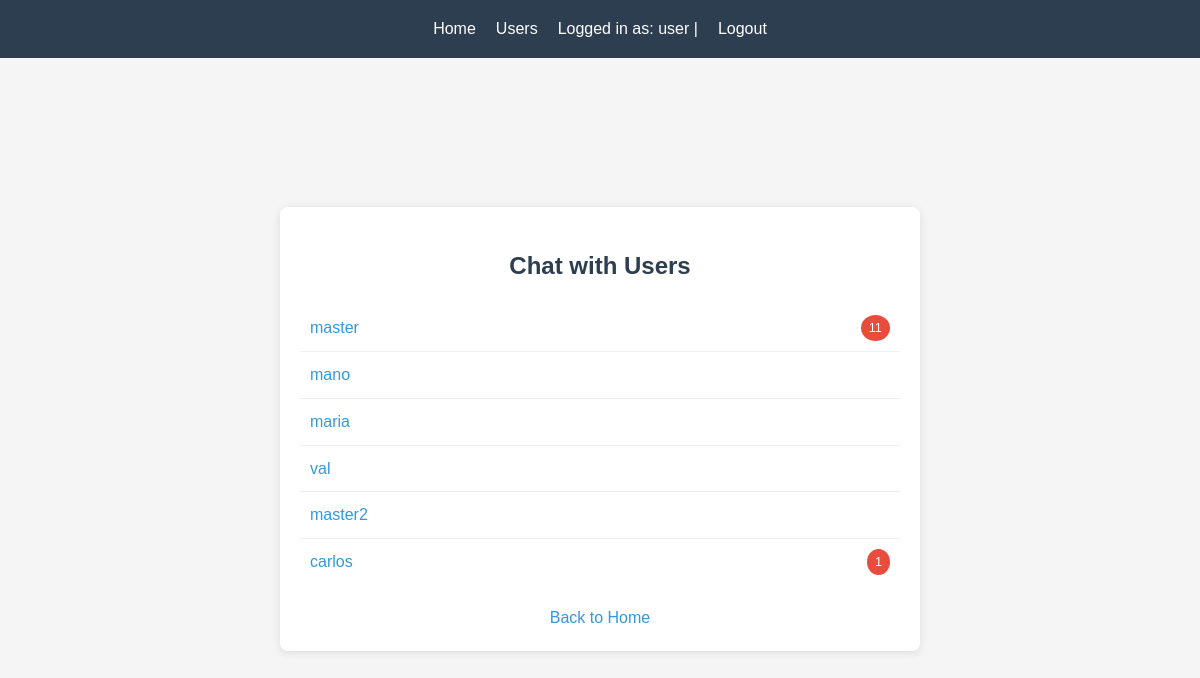
Screenshot of /users (signed in) with the database file from the repository.
### model.py (models this page shows, shortened)
class User(db.Model):
    id = db.Column(db.Integer, primary_key=True)
    username = db.Column(db.String(80), unique=True, nullable=False)
    email = db.Column(db.String(120), unique=True, nullable=False)
    password_hash = db.Column(db.String(128), nullable=False)
    created_at = db.Column(db.DateTime, default=datetime.utcnow)
    failed_login_attempts = db.Column(db.Integer, default=0)
    last_failed_login = db.Column(db.DateTime, nullable=True)
    is_locked = db.Column(db.Boolean, default=False)

### main.py (the view)
@app.route("/users")
def users():
    if not session.get("user_id"):
        return redirect(url_for("login"))
    try:
        current_user_id = int(session.get("user_id"))
        users_list = User.query.filter(User.id != current_user_id).all()
        unread_counts = {}
        for user in users_list:
            count = DirectMessage.query.filter_by(
                sender_id=user.id,
                recipient_id=current_user_id,
                is_read=False
            ).count()
            if count > 0:
                unread_counts[user.id] = count
        return render_template("users.html", users=users_list, unread_counts=unread_counts)
    except Exception as e:
        print(f"Error in users route: {e}")
        return render_template("home.html", error="An error occurred when trying to view users. Please try again.")

### main.py (called while the page is built)
@app.context_processor
def utility_processor():
    return dict(get_file_icon_class=get_file_icon_class)

### templates/users.html
{% extends 'base.html' %} {% block content %}
<div class="users-container">
  <h2>Chat with Users</h2>
  <div class="users-list">
    {% if users %}
      {% for user in users %}
        <div class="user-item">
          <a href="{{ url_for('direct_chat', user_id=user.id) }}">{{ user.username }}</a>
          {% if unread_counts.get(user.id, 0) > 0 %}
            <span class="unread-badge">{{ unread_counts.get(user.id) }}</span>
          {% endif %}
        </div>
      {% endfor %}
    {% else %}
      <p>No other users found.</p>
    {% endif %}
  </div>
  <div class="back-button">
    <a href="{{ url_for('home') }}">Back to Home</a>
  </div>
</div>
{% endblock %}

### static/css/style.css (style rules this page uses)
body { font-family: 'Arial', sans-serif; line-height: 1.6; margin: 0; padding: 0; background-color: #f5f5f5; display: flex; flex-direction: column; min-height: 100vh; }
.users-container { background-color: white; border-radius: 8px; box-shadow: 0 2px 10px rgba(0, 0, 0, 0.1); padding: 20px; width: 100%; max-width: 600px; margin: 0 auto; }
.users-container h2 { text-align: center; margin-bottom: 20px; color: #2c3e50; }
.users-list { margin-bottom: 20px; }
.user-item { padding: 10px; border-bottom: 1px solid #eee; display: flex; justify-content: space-between; align-items: center; }
.user-item:last-child { border-bottom: none; }
.user-item a { color: #3498db; text-decoration: none; }
.unread-badge { background-color: #e74c3c; color: white; border-radius: 50%; padding: 3px 8px; font-size: 0.8rem; }
.back-button { text-align: center; }
.back-button a { color: #3498db; text-decoration: none; }

### rows the page displays
User: username "master", get "11"
User: username "mano"
User: username "maria"
User: username "val"
User: username "master2"
User: username "carlos", get "1"

### other values shown
{{ session.username }} "user"
